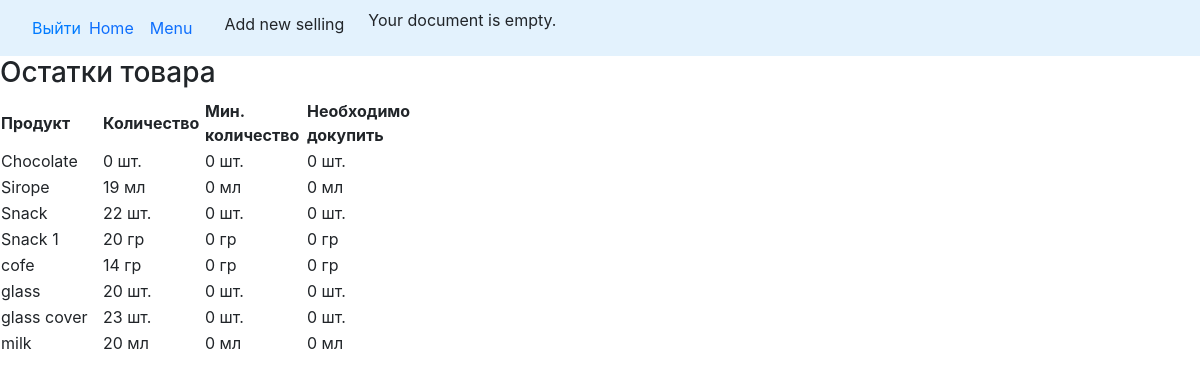
The page /stock on the database as committed earlier.
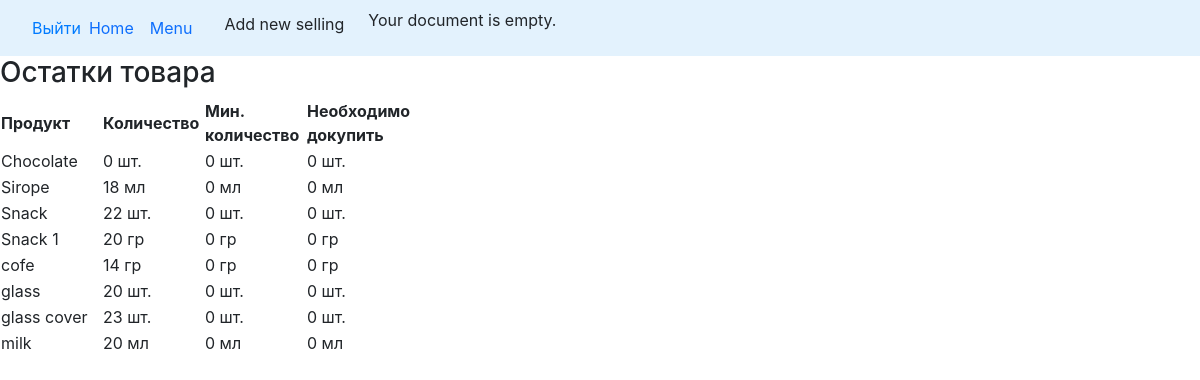
The same page on the database as committed later.
### cafecrm/models.py (models this page shows, shortened)
class Products(models.Model):
    PRODUCT = 'product'
    SNACK = 'snack'
    TARE = 'tare'
    PRODUCT_TYPE = ((PRODUCT, 'продукт'), (SNACK, 'штучный товар'), (TARE, 'тара'))
    PC = 'шт.'
    ML = 'мл'
    GR = 'гр'
    UNITS = ((PC, 'шт.'), (ML, 'мл'), (GR, 'гр'))
    product_name = models.CharField(max_length=250, verbose_name='Наименование')
    unit = models.CharField(max_length=20, choices=UNITS, verbose_name='Единица измерения')
    product_type = models.CharField(max_length=20, choices=PRODUCT_TYPE, verbose_name='Категория')
    slug = models.SlugField(max_length=200, db_index=True, unique='product_name')
    price = models.DecimalField(max_digits=10, decimal_places=2, default=0.00)
    stock = models.PositiveIntegerField(default=0)
    min_stock = models.PositiveSmallIntegerField(default=0)
    description = models.TextField(blank=True)
    need_to_order = property(
        lambda self: (self.min_stock - self.stock if self.stock < self.min_stock else 0)
    )
    class Meta:
        verbose_name = 'Product'
        verbose_name_plural = 'Products'
        ordering = ['product_type', 'product_name']
        index_together = (('id', 'slug'),)

### cafecrm/views.py (the view)
# urls.py: path('stock', views.stock, name='stock'),
def stock(request):
    products = Products.objects.all().order_by('product_name')
    return render(request,
                  'cafecrm/stock.html',
                  {'title': 'stock',
                   'products': products
                   })

### doc_temp/context_processors.py (called while the page is built)
def doc(request):
    return {'doc_temp': Doctemp(request)}

### templates/cafecrm/stock.html (shortened to what this page needs)
{% extends "cafecrm/base.html" %}
{% load static %}
{% block content %}
    <h3>Остатки товара</h3>
    <table class="cart">
        <thead>
        <tr>
            <th  style="width: 102px;">Продукт</th>
            <th style="width: 102px;">Количество</th>
            <th style="width: 102px;">Мин. количество</th>
            <th style="width: 102px;">Необходимо докупить</th>
        </tr>
        </thead>
        <tbody>
        {% for item in products %}
            <tr>
                <td> {{ item.product_name }} </td>
                <td class="num">{{ item.stock }} {{ item.unit  }}</td>
                <td>{{ item.min_stock }} {{ item.unit  }}</td>
            <td>{{ item.need_to_order }} {{ item.unit  }}</td>
            </tr>
        {% endfor %}
        </tbody>
    </table>
{% endblock %}

Rows that differ between the two databases and show on the page:
changed Products "Sirope": stock "19" → "18"
